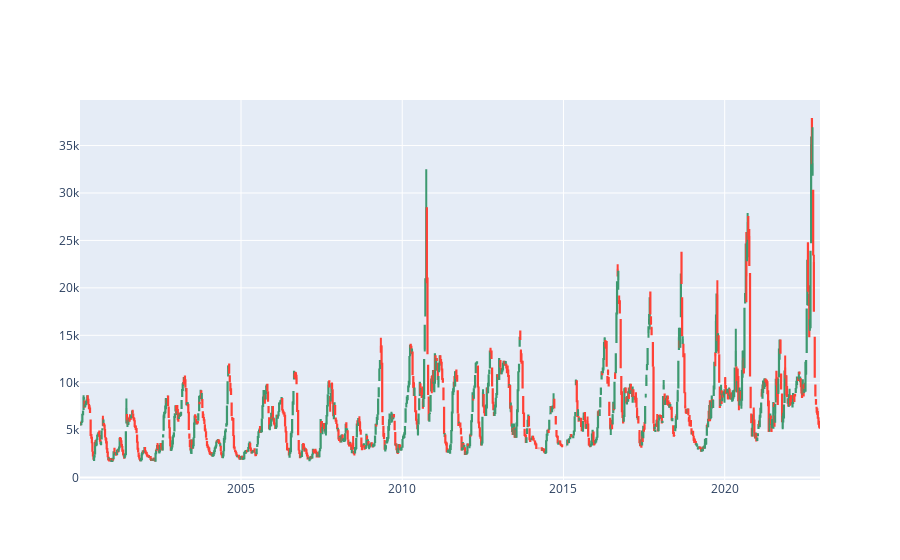
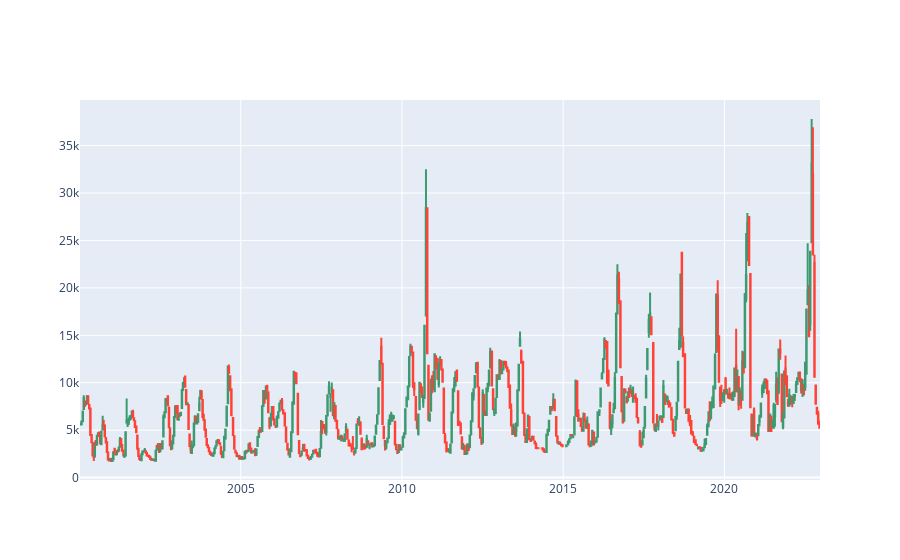
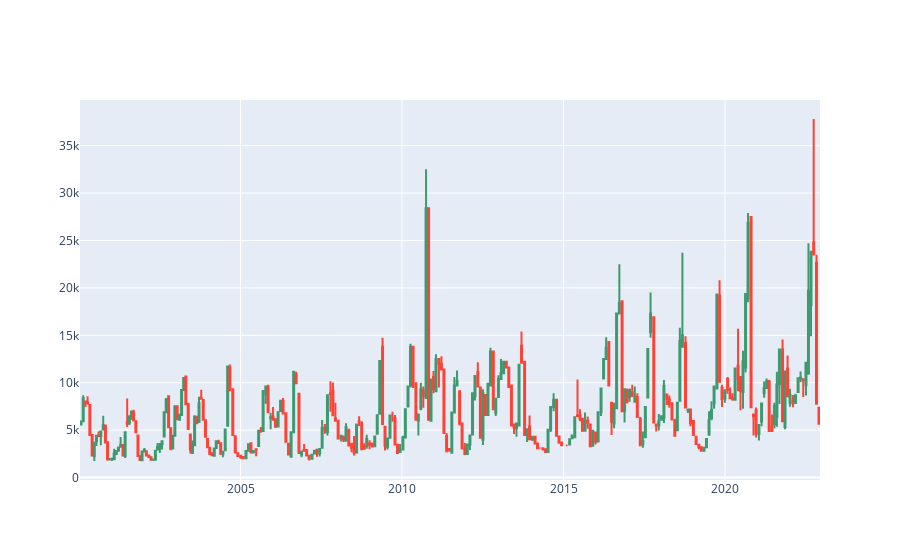
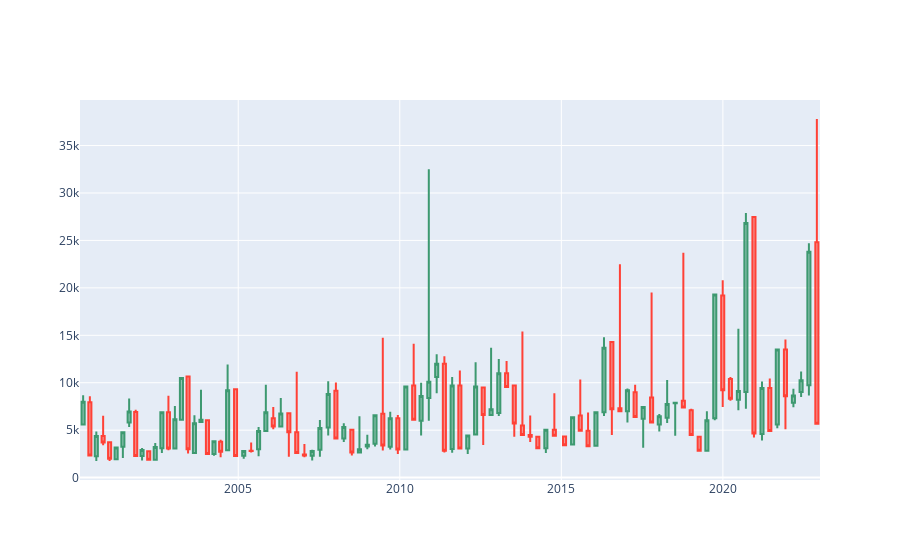

Notebook source saved alongside these figures, in order:
### Code cell
# 캔들 스틱 차트 그리기 제목추가=candle_df 변수명
def candle_stick_chart(candle_df):
    fig = go.Figure(data=[go.Candlestick(x=candle_df.index,
                                         open=candle_df['시가'],
                                         high=candle_df['고가'],
                                         low=candle_df['저가'],
                                         close=candle_df['종가'])])
    fig.update_layout(xaxis_rangeslider_visible=False)
    fig.show()

    

# 캔들 스틱 차트 그리기
candle_stick_chart(candle_df_5)
candle_stick_chart(candle_df_10)
candle_stick_chart(candle_df_20)
candle_stick_chart(candle_df_60)
candle_stick_chart(candle_df_120)

### Figure 1 — Plotly figure (JSON) as saved in the notebook; plotly's stock layout.template omitted (floating-point values rounded to 4 significant figures; data arrays with more than 128 entries replaced by an {"elided": "..."} marker saying what was removed)
{"data": [{"close": {"elided": "1178 float values"}, "high": {"elided": "1178 float values"}, "low": {"elided": "1178 float values"}, "open": {"elided": "1178 float values"}, "type": "candlestick", "x": {"elided": "1178 str values"}}], "layout": {"xaxis": {"rangeslider": {"visible": false}}}}

### Figure 2 — Plotly figure (JSON) as saved in the notebook; plotly's stock layout.template omitted (floating-point values rounded to 4 significant figures; data arrays with more than 128 entries replaced by an {"elided": "..."} marker saying what was removed)
{"data": [{"close": {"elided": "589 float values"}, "high": {"elided": "589 float values"}, "low": {"elided": "589 float values"}, "open": {"elided": "589 float values"}, "type": "candlestick", "x": {"elided": "589 str values"}}], "layout": {"xaxis": {"rangeslider": {"visible": false}}}}

### Figure 3 — Plotly figure (JSON) as saved in the notebook; plotly's stock layout.template omitted (floating-point values rounded to 4 significant figures; data arrays with more than 128 entries replaced by an {"elided": "..."} marker saying what was removed)
{"data": [{"close": {"elided": "294 float values"}, "high": {"elided": "294 float values"}, "low": {"elided": "294 float values"}, "open": {"elided": "294 float values"}, "type": "candlestick", "x": {"elided": "294 str values"}}], "layout": {"xaxis": {"rangeslider": {"visible": false}}}}

### Figure 4 — Plotly figure (JSON) as saved in the notebook; plotly's stock layout.template omitted (floating-point values rounded to 4 significant figures)
{"data": [{"close": [7990, 2330, 4390, 3695, 1980, 3180, 4790, 6960, 2270, 2920, 1880, 3230, 6880, 3055, 6140, 10500, 2980, 5720, 6088, 2476.0, 3832, 2720, 9220, 2290, 2810, 2800, 4920, 6880, 5375, 6744.0, 4785, 2585, 2334.0, 2800, 5240, 8820, 4125, 5330, 2650, 2990, 3460, 6560, 3390, 6250, 2950, 9600, 6100, 8600, 10100, 12000, 2820, 9700, 3075, 4450, 9600, 6600, 7200, 11000, 9550, 5700, 4500, 4300, 3100, 5050, 4400, 3400, 6350, 4950, 3300, 6900, 13700, 7200, 7000, 9200, 6400, 7450, 5800, 6460, 7750, 7900, 7400, 4500, 2840, 6050, 19300, 9200, 8300, 9117, 26840, 4656.0, 9445, 4900, 13490, 8570, 8644, 10260, 23800, 5664], "high": [8690, 8580, 4870, 6520, 3720, 3200, 4790, 8340, 7160, 3120, 2780, 3650, 6880, 8630, 7550, 10570, 10650, 6570, 9250, 6067, 3839, 3990, 11910, 9320, 2810, 3700, 5340, 9800, 7430, 8390, 6778, 11150, 3540, 2930, 6060, 10150, 10030, 5730, 5100, 6460, 4510, 6560, 14750, 6950, 6600, 9600, 14100, 10000, 32500, 13000, 12800, 10600, 11300, 4450, 12150, 9500, 13700, 12500, 12300, 9775, 15400, 6550, 4300, 5050, 8900, 4340, 6350, 10350, 6850, 6900, 14800, 14300, 22500, 9400, 9800, 7450, 19500, 6700, 10300, 7900, 23700, 7266, 4300, 7000, 19300, 20800, 10611, 15700, 27880, 27480, 10140, 10440, 13490, 14570, 9362, 11180, 24700, 37800], "low": [5600, 2330, 1760, 3420, 1750, 1900, 2060, 5330, 2270, 1815, 1860, 1772.0, 2600, 2875, 3065, 5990, 2540, 2590, 5750, 2476.0, 2310, 2150, 2890, 2210, 1980, 2650, 2240, 4920, 5090, 5375, 2200, 2570, 2150, 1800, 2205, 4450, 4125, 3760, 2340, 2540, 2990, 3280, 2850, 2950, 2500, 2950, 6100, 4450, 6000, 8900, 2650, 2620, 2950, 2500, 4450, 3430, 6600, 6500, 9500, 4300, 4500, 3750, 3100, 2600, 4400, 3300, 3500, 4950, 3300, 3350, 6500, 4500, 7000, 5800, 6400, 3150, 5800, 4860, 5760, 4400, 7400, 4500, 2840, 2770, 6050, 7450, 8100, 7100, 7250, 4240, 3906.0, 4824, 5200, 5090, 7424, 8504, 8650, 5664], "open": [5600, 7950, 2250, 4390, 3720, 1940, 3240, 5800, 6920, 2270, 2780, 1880, 3100, 6880, 3065, 6090, 10650, 2590, 5850, 6058, 2476.0, 3770, 2890, 9320, 2300, 2830, 2994.0, 4920, 6250, 5375, 6778, 4785, 2445, 2300, 2930, 5270, 9160, 4125, 5050, 2650, 3290, 3560, 6730, 3250, 6250, 2950, 9700, 6000, 8400, 10600, 12000, 3020, 9700, 3075, 4550, 9500, 6600, 6800, 11000, 9700, 5500, 4500, 4300, 3100, 5050, 4340, 3500, 6550, 4950, 3350, 6900, 14300, 7300, 7000, 9000, 6200, 8450, 5600, 6300, 7850, 8100, 7100, 4300, 2840, 6250, 19200, 10400, 8200, 9017, 27480, 4606.0, 9445, 5600, 13490, 7890, 9016, 9730, 24800], "type": "candlestick", "x": ["2000-03-15", "2000-05-30", "2000-08-11", "2000-10-27", "2001-01-08", "2001-03-23", "2001-06-07", "2001-08-17", "2001-10-30", "2002-01-10", "2002-03-26", "2002-06-08", "2002-08-22", "2002-11-04", "2003-01-16", "2003-03-31", "2003-06-14", "2003-08-25", "2003-11-07", "2004-01-19", "2004-04-02", "2004-06-16", "2004-09-03", "2004-12-02", "2005-03-04", "2005-05-27", "2005-08-19", "2005-11-09", "2006-02-01", "2006-04-27", "2006-07-27", "2006-10-24", "2007-01-19", "2007-04-17", "2007-07-13", "2007-10-15", "2008-01-10", "2008-04-08", "2008-07-08", "2008-10-02", "2008-12-30", "2009-03-27", "2009-06-23", "2009-09-15", "2009-12-10", "2010-03-10", "2010-06-07", "2010-08-30", "2010-11-25", "2011-02-22", "2011-05-20", "2011-08-16", "2011-11-11", "2012-02-08", "2012-05-07", "2012-08-01", "2012-10-29", "2013-01-24", "2013-04-22", "2013-07-18", "2013-10-18", "2014-01-14", "2014-04-10", "2014-07-10", "2014-10-14", "2015-02-06", "2015-05-08", "2015-08-03", "2015-10-30", "2016-01-27", "2016-04-27", "2016-07-25", "2016-10-24", "2017-01-17", "2017-04-14", "2017-07-14", "2017-10-17", "2018-01-12", "2018-04-11", "2018-07-11", "2018-10-11", "2019-01-08", "2019-04-08", "2019-07-04", "2019-10-01", "2019-12-30", "2020-03-26", "2020-06-24", "2020-09-17", "2020-12-17", "2021-03-18", "2021-06-14", "2021-09-07", "2021-12-08", "2022-03-08", "2022-06-03", "2022-08-30", "2022-11-28"]}], "layout": {"xaxis": {"rangeslider": {"visible": false}}}}
